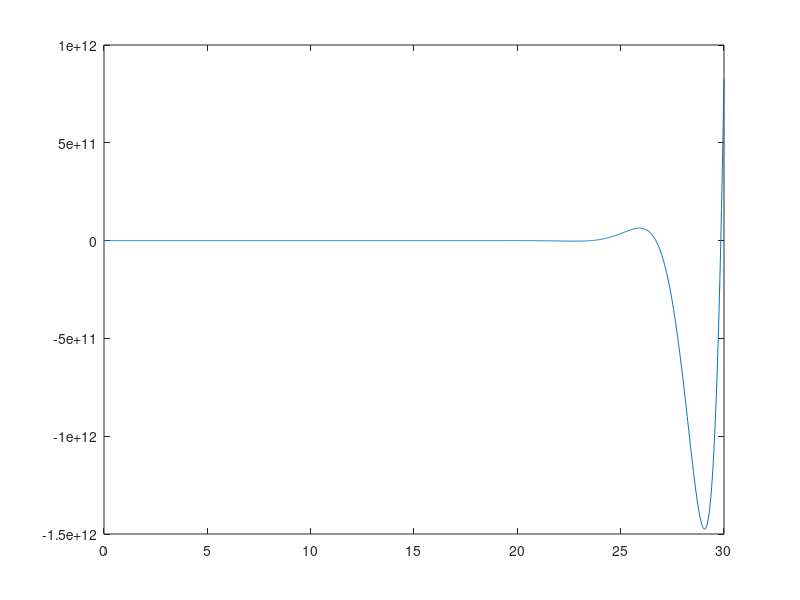
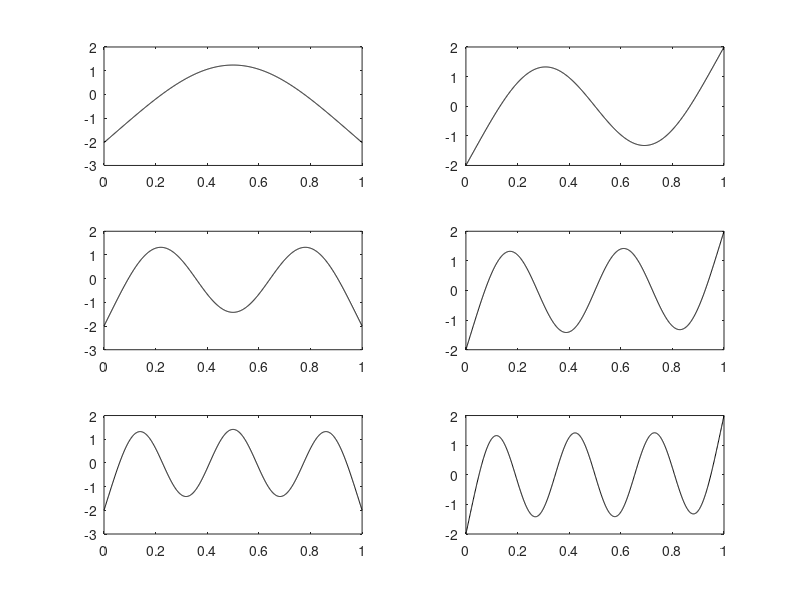

Write the MATLAB code that produced these figures, in order.
bl = 0:0.02:30;
plot(bl,cos(bl).*cosh(bl)-1)
%%
bl = [4 8 11 14 17 20];
bl = fsolve(@(bl) cos(bl).*cosh(bl)-1, bl, optimset('Display','off'))
om = bl.^2;
n = length(om);

l = 1;
x = [0:0.001:1] * l;
Q = zeros(length(x),n);
for i = 1:n
    B = (sin(bl(i))-sinh(bl(i)))/(cosh(bl(i))-cos(bl(i)));
    Q(:,i) = sin(bl(i)*x)+sinh(bl(i)*x)+B*(cos(bl(i)*x)+cosh(bl(i)*x));
end

figure
for i = 1:n
    subplot(3,2,i),plot(x,Q(:,i),'k');
end

%%
L2h = (22.37/(2*pi*32.25))*sqrt(200*10^9/(12*7900));
L = sqrt(L2h*0.015);
w = om(1:6).*sqrt(200*10^9/(12*7900))/L2h;
f = w/(2*pi)